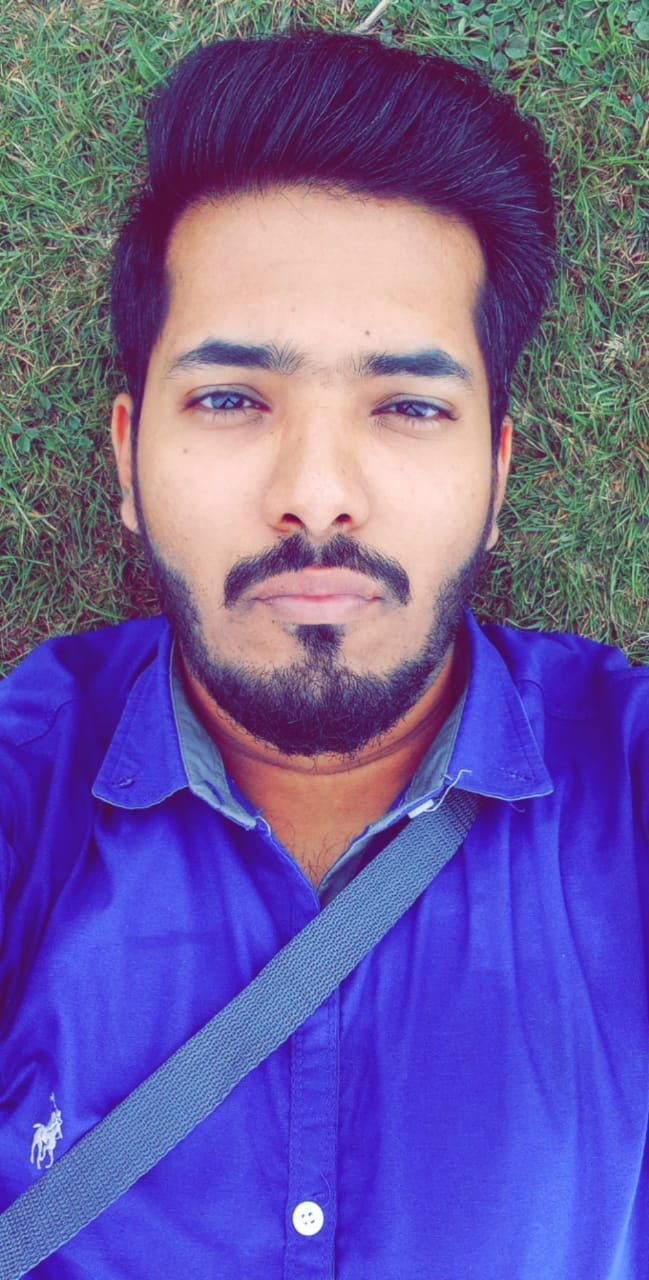
#> input picture Testing_data/test.jpeg, 649 x 1280 px, found by its file name
$ python Eye_detected_Photo.py
#> lines starting #> are read from the running program, lines starting #| are printed output that depends on the picture; after the words box and inside, x2 and y2 are one past the last pixel; in counts of white or black regions, pixels touching at a corner belong together
import cv2 as cv
# Load the cascade
# face_cascade = cv.CascadeClassifier('haarcascade_face.xml')
face_cascade = cv.CascadeClassifier('haarcascade_eye.xml')
# Read the input image
img = cv.imread('test.jpeg')
#> img is the input picture: shape (1280, 649, 3); mean B, G, R 158.8, 92.8, 108.1
# Convert into grayscale
gray = cv.cvtColor(img, cv.COLOR_BGR2GRAY)
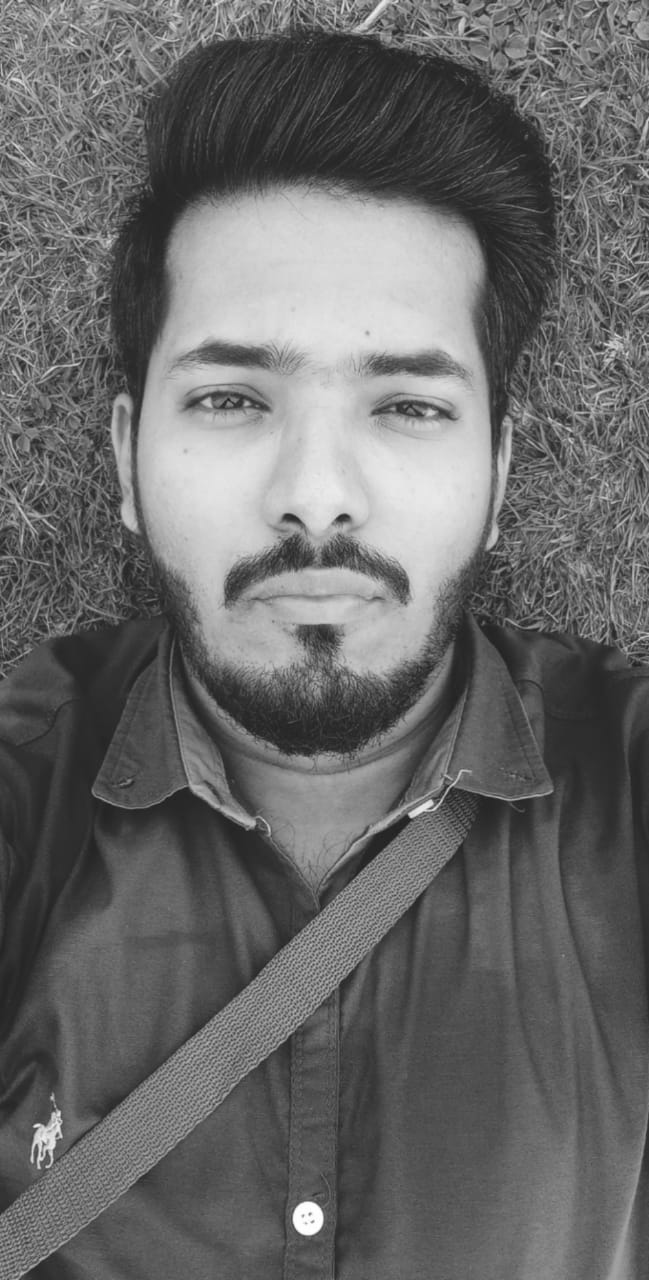
#> gray: shape (1280, 649); min 22, max 255, mean 104.9
# Detect faces
faces = face_cascade.detectMultiScale(gray, 1.1 , 4)
#> faces = [[177, 358, 91, 91], [356, 364, 97, 97]]

# Draw rectangle around the faces
for (x, y, w, h) in faces:
    cv.rectangle(img, (x, y), (x+w, y+h), (255, 0, 0), 2)
#> this loop made 2 passes
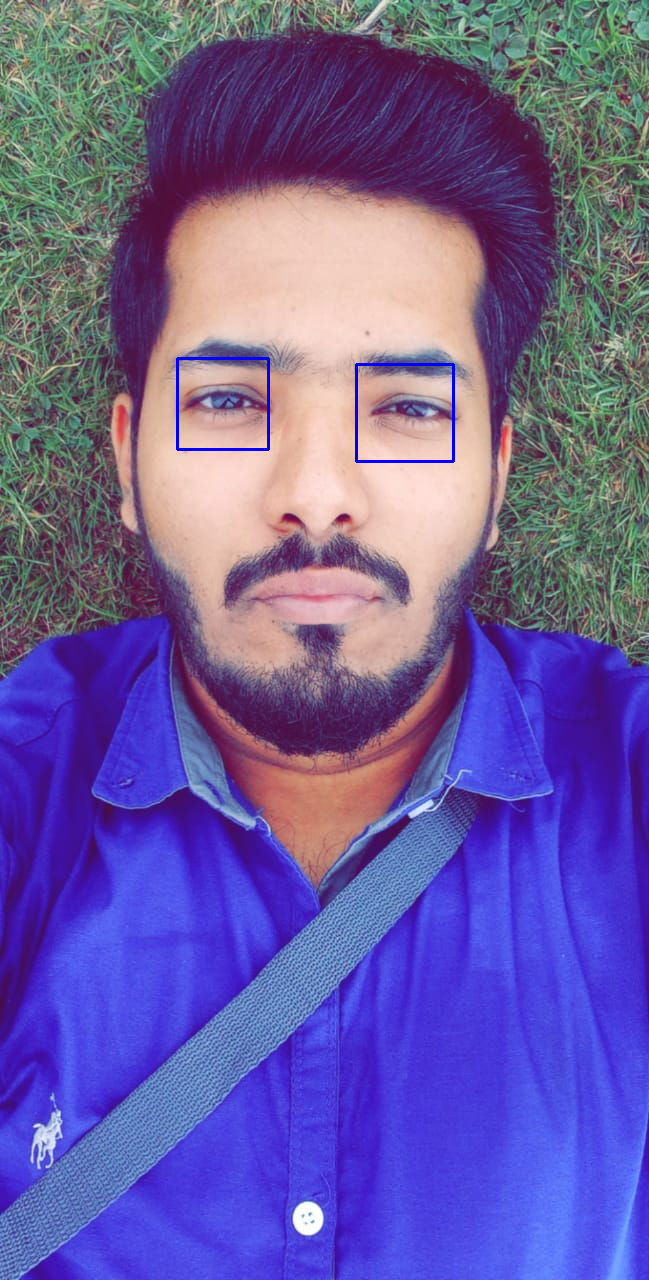
#> img: shape (1280, 649, 3); 0.27% of pixels changed, all inside (x1, y1, x2, y2) = (176, 357, 455, 463)

# Display the output
cv.imshow('img', img)
cv.imwrite("img.jpg",img)
cv.waitKey(0)
cv.destroyAllWindows()
